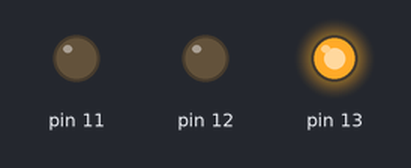
The sketch below on a simulated Arduino Uno, built with avr-gcc and run on an emulated ATmega328P. On the bench: output pins drawn as LEDs (lit = HIGH).

Above: at 0.05 s.
At 2.75 s:
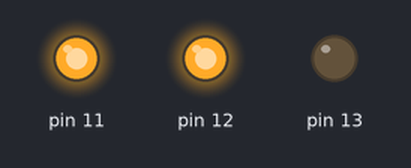
Timing chart, 0 to 3.0 s (numbered marks = the images above):
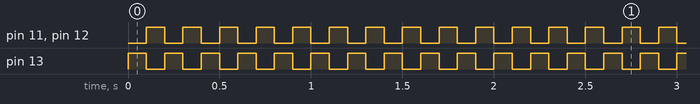

The sketch:

arduino.ino
```cpp
void setup() {
  // put your setup code here, to run once:
  pinMode(13,OUTPUT);
  pinMode(12,OUTPUT);
  pinMode(11,OUTPUT);
}

void loop() {
  // put your main code here, to run repeatedly:
  digitalWrite(13, HIGH);
  digitalWrite(12,LOW);
  digitalWrite(11,LOW);
  delay(100);
  digitalWrite(13, LOW);
  digitalWrite(12,HIGH);
  digitalWrite(11,HIGH);
  delay(100);

}
```

Measured:
- by itself, pin 11–13: alternates HIGH for 0.10 s and LOW for 0.10 s
